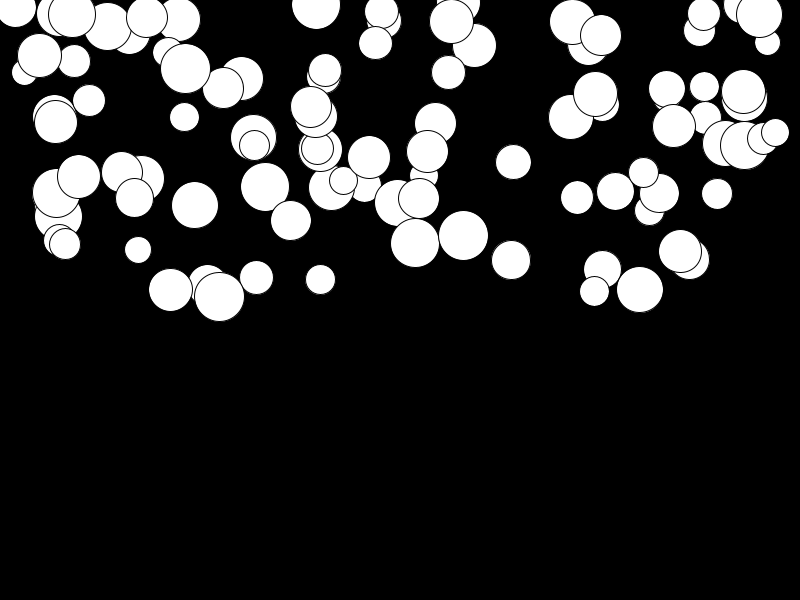
Frame 1 (no input)
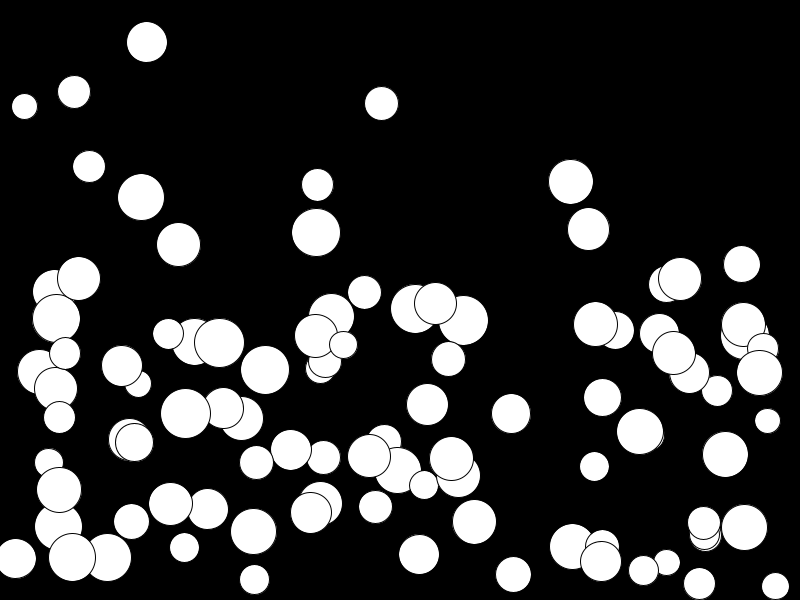
Frame 60 (the mouse pressed at the canvas centre just before this capture)
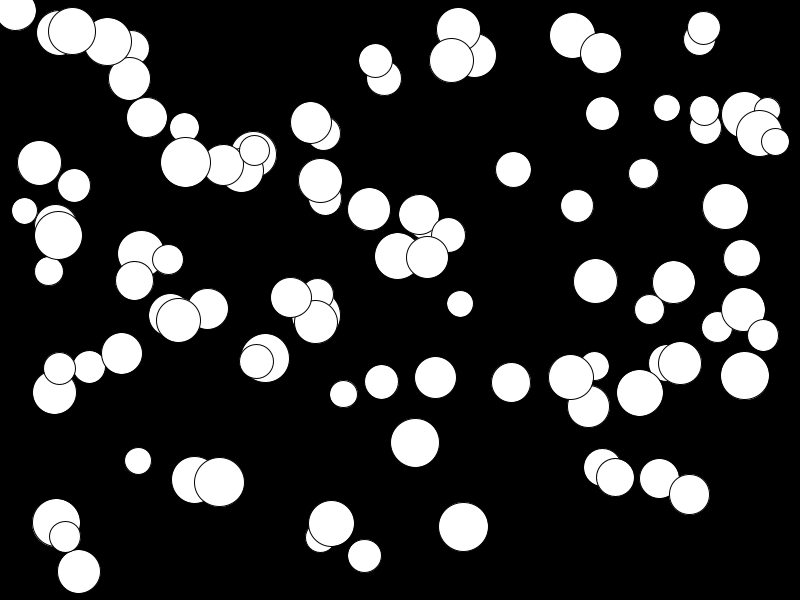
Frame 120 (the mouse held since frame 60 and released just before this capture)

The Processing sketch that drew these frames (run headless with seeded random() and noise(); from frame 60 on, the mouse is pressed at the canvas centre):

// Processing sketch: GBall_class
// ── GBall_class.pde
GBall[] bouncers = new GBall [100];

void setup(){
 size(800,600);
 for(int i = 0; i< bouncers.length; i++){
  bouncers[i] = new GBall();
 }
}

void draw(){
  background(0);
  for(int i = 0; i< bouncers.length; i++){
  bouncers[i].display();
  bouncers[i].move();
  bouncers[i].bounce();
 }
}

class GBall{
  float sz;
  PVector loc, vel, acc;
  
  GBall(){
   sz=random(25,50);
   loc = new PVector(random(width),random(height/2));
   vel = new PVector();
   acc = new PVector(0,random(.01,.5));
  }
  
  void display(){
   ellipse(loc.x,loc.y,sz,sz); 
  }
  
  void move(){
   vel.add(acc);
   loc.add(vel);
  }
  
  void bounce(){
    if (loc.y + sz/2 > height) {
      vel.y = -abs(vel.y);
      loc.y = height-sz/2;
    }
  }
}
